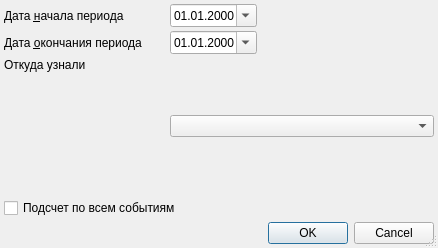
<?xml version="1.0" encoding="UTF-8"?>
<ui version="4.0">
 <class>ReportClientInfoSourceSetup</class>
 <widget class="QDialog" name="ReportClientInfoSourceSetup">
  <property name="windowModality">
   <enum>Qt::ApplicationModal</enum>
  </property>
  <property name="geometry">
   <rect>
    <x>0</x>
    <y>0</y>
    <width>438</width>
    <height>248</height>
   </rect>
  </property>
  <property name="windowTitle">
   <string>параметры отчёта</string>
  </property>
  <property name="sizeGripEnabled">
   <bool>true</bool>
  </property>
  <layout class="QGridLayout" name="gridLayout">
   <property name="margin">
    <number>4</number>
   </property>
   <property name="spacing">
    <number>4</number>
   </property>
   <item row="2" column="3" rowspan="2" colspan="2">
    <widget class="CRBListBox" name="lstSource"/>
   </item>
   <item row="3" column="1">
    <spacer name="verticalSpacer_2">
     <property name="orientation">
      <enum>Qt::Vertical</enum>
     </property>
     <property name="sizeHint" stdset="0">
      <size>
       <width>20</width>
       <height>40</height>
      </size>
     </property>
    </spacer>
   </item>
   <item row="4" column="1" colspan="4">
    <widget class="QCheckBox" name="chkManyEvents">
     <property name="text">
      <string>Подсчет по всем событиям</string>
     </property>
    </widget>
   </item>
   <item row="2" column="1">
    <widget class="QLabel" name="lblOrgStructure">
     <property name="text">
      <string>Откуда узнали</string>
     </property>
     <property name="buddy">
      <cstring>lstSource</cstring>
     </property>
    </widget>
   </item>
   <item row="1" column="1">
    <widget class="QLabel" name="lblEndDate">
     <property name="text">
      <string>Дата &amp;окончания периода</string>
     </property>
     <property name="buddy">
      <cstring>edtEndDate</cstring>
     </property>
    </widget>
   </item>
   <item row="5" column="1" colspan="4">
    <widget class="QDialogButtonBox" name="buttonBox">
     <property name="orientation">
      <enum>Qt::Horizontal</enum>
     </property>
     <property name="standardButtons">
      <set>QDialogButtonBox::Cancel|QDialogButtonBox::Ok</set>
     </property>
    </widget>
   </item>
   <item row="0" column="1">
    <widget class="QLabel" name="lblBegDate">
     <property name="text">
      <string>Дата &amp;начала периода</string>
     </property>
     <property name="buddy">
      <cstring>edtBegDate</cstring>
     </property>
    </widget>
   </item>
   <item row="0" column="3">
    <widget class="CDateEdit" name="edtBegDate">
     <property name="sizePolicy">
      <sizepolicy hsizetype="Maximum" vsizetype="Fixed">
       <horstretch>0</horstretch>
       <verstretch>0</verstretch>
      </sizepolicy>
     </property>
     <property name="displayFormat">
      <string>dd.MM.yyyy</string>
     </property>
     <property name="calendarPopup">
      <bool>true</bool>
     </property>
    </widget>
   </item>
   <item row="1" column="3">
    <widget class="CDateEdit" name="edtEndDate">
     <property name="sizePolicy">
      <sizepolicy hsizetype="Maximum" vsizetype="Fixed">
       <horstretch>0</horstretch>
       <verstretch>0</verstretch>
      </sizepolicy>
     </property>
     <property name="displayFormat">
      <string>dd.MM.yyyy</string>
     </property>
     <property name="calendarPopup">
      <bool>true</bool>
     </property>
    </widget>
   </item>
   <item row="0" column="4">
    <spacer>
     <property name="orientation">
      <enum>Qt::Horizontal</enum>
     </property>
     <property name="sizeHint" stdset="0">
      <size>
       <width>91</width>
       <height>20</height>
      </size>
     </property>
    </spacer>
   </item>
   <item row="2" column="2" rowspan="2">
    <spacer name="verticalSpacer">
     <property name="orientation">
      <enum>Qt::Vertical</enum>
     </property>
     <property name="sizeHint" stdset="0">
      <size>
       <width>20</width>
       <height>40</height>
      </size>
     </property>
    </spacer>
   </item>
   <item row="1" column="4">
    <spacer>
     <property name="orientation">
      <enum>Qt::Horizontal</enum>
     </property>
     <property name="sizeHint" stdset="0">
      <size>
       <width>91</width>
       <height>20</height>
      </size>
     </property>
    </spacer>
   </item>
  </layout>
 </widget>
 <customwidgets>
  <customwidget>
   <class>CDateEdit</class>
   <extends>QDateEdit</extends>
   <header>library/DateEdit</header>
  </customwidget>
  <customwidget>
   <class>CRBListBox</class>
   <extends>QComboBox</extends>
   <header>library/RBListBox.h</header>
  </customwidget>
 </customwidgets>
 <tabstops>
  <tabstop>edtBegDate</tabstop>
  <tabstop>edtEndDate</tabstop>
  <tabstop>lstSource</tabstop>
  <tabstop>buttonBox</tabstop>
 </tabstops>
 <resources/>
 <connections>
  <connection>
   <sender>buttonBox</sender>
   <signal>accepted()</signal>
   <receiver>ReportClientInfoSourceSetup</receiver>
   <slot>accept()</slot>
   <hints>
    <hint type="sourcelabel">
     <x>112</x>
     <y>177</y>
    </hint>
    <hint type="destinationlabel">
     <x>102</x>
     <y>90</y>
    </hint>
   </hints>
  </connection>
  <connection>
   <sender>buttonBox</sender>
   <signal>rejected()</signal>
   <receiver>ReportClientInfoSourceSetup</receiver>
   <slot>reject()</slot>
   <hints>
    <hint type="sourcelabel">
     <x>225</x>
     <y>177</y>
    </hint>
    <hint type="destinationlabel">
     <x>236</x>
     <y>76</y>
    </hint>
   </hints>
  </connection>
 </connections>
</ui>
